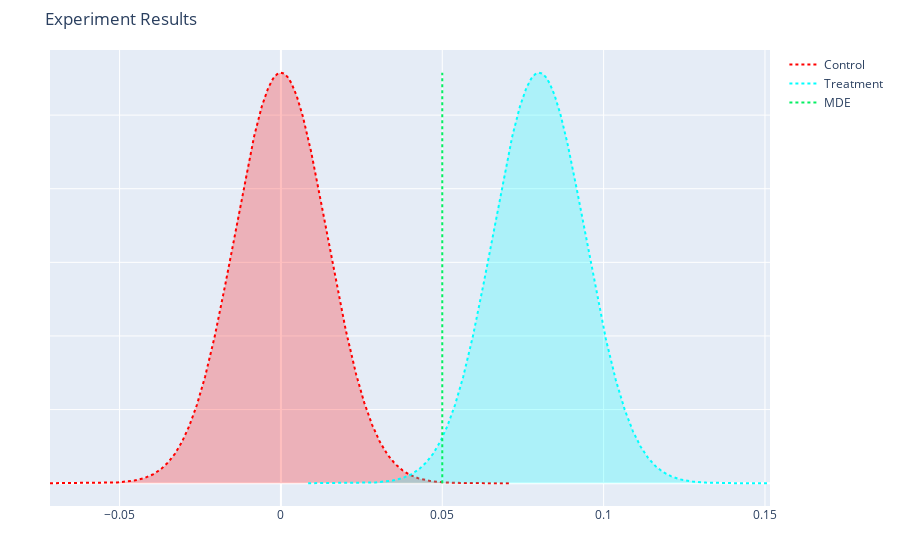

Notebook cell for this chart:
### Markdown cell above
- Case 2

### Code cell
# Results in KDE for case 2

kde_2 = ab_exp.get_experiment_results(min_sample_size, .08, min_sample_size, .16, 'KDE')
kde_2

### Figure 1 — Plotly figure (JSON) as saved in the notebook; plotly's stock layout.template omitted (floating-point values rounded to 4 significant figures; data arrays with more than 128 entries replaced by an {"elided": "..."} marker saying what was removed)
{"data": [{"line": {"color": "red", "dash": "dot"}, "mode": "lines", "name": "Control", "type": "scatter", "x": {"elided": "1031 float values"}, "y": {"elided": "1031 float values"}}, {"fill": "tozeroy", "fillcolor": "rgba(255,0,0,0.25)", "mode": "none", "name": "Control Area", "showlegend": false, "type": "scatter", "x": {"elided": "1031 float values"}, "y": {"elided": "1031 float values"}}, {"line": {"color": "cyan", "dash": "dot"}, "mode": "lines", "name": "Treatment", "type": "scatter", "x": {"elided": "1031 float values"}, "y": {"elided": "1031 float values"}}, {"fill": "tozeroy", "fillcolor": "rgba(0,255,255,0.25)", "mode": "none", "name": "Treatment Area", "showlegend": false, "type": "scatter", "x": {"elided": "1031 float values"}, "y": {"elided": "1031 float values"}}, {"line": {"color": "#04ef62", "dash": "dot"}, "mode": "lines", "name": "MDE", "type": "scatter", "x": [0.05, 0.05], "y": [0, 27.87]}], "layout": {"autosize": true, "margin": {"b": 50, "l": 50, "r": 50, "t": 50}, "title": {"text": "Experiment Results"}, "xaxis": {"title": {"text": ""}}, "yaxis": {"showticklabels": false, "title": {"text": ""}}}}
